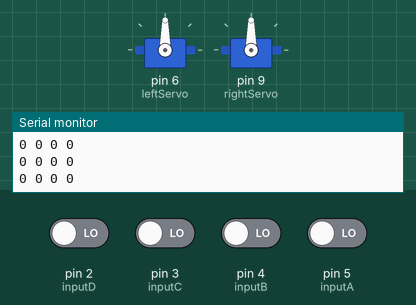
The sketch below on a simulated Arduino Uno, built with avr-gcc and run on an emulated ATmega328P. Shown: 2 × servo, the last lines printed to the serial monitor. The inputs (shaded band) are chosen by the test bench; at power-on: pin 2 (inputD), pin 3 (inputC), pin 4 (inputB), pin 5 (inputA) LOW.

Above: at 1.2 s.
1.3 s: pin 2 (inputD) driven HIGH
At 1.45 s:
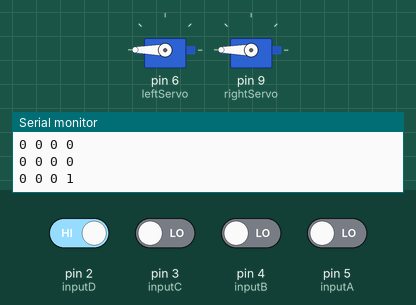
4.3 s: pin 3 (inputC) driven HIGH
At 4.8 s:
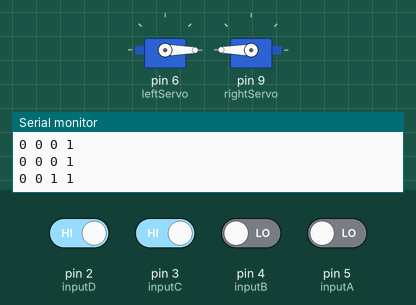
7.3 s: pin 4 (inputB) driven HIGH
At 7.62 s:
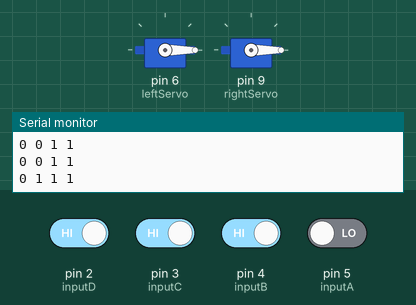
10.3 s: pin 5 (inputA) driven HIGH
At 10.9 s:
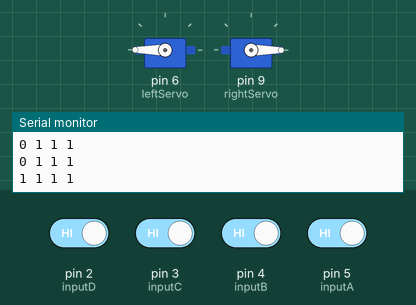
13.3 s: pin 5 (inputA) driven LOW
At 13.79 s:
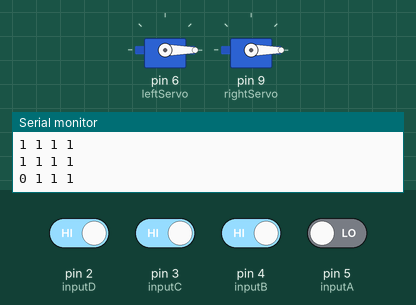
16.3 s: pin 4 (inputB) driven LOW
At 16.8 s:
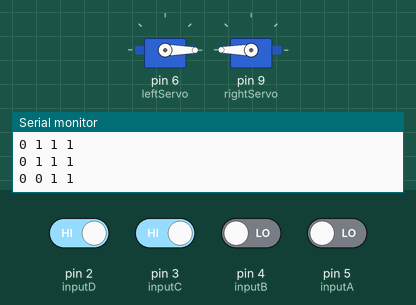
Timing chart, 0 to 20.3 s (numbered marks = the images above; inputs shaded):
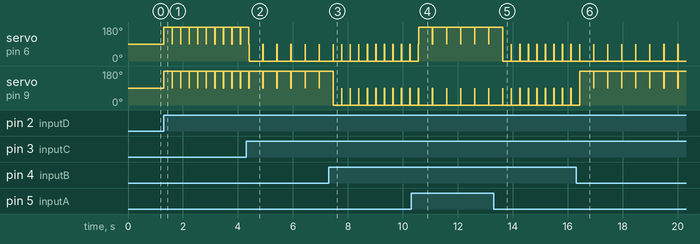

The sketch:

SimpleRobot.ino
```cpp
#include <Servo.h>


int inputD = 2;
int inputC = 3;
int inputB = 4;
int inputA = 5;

int servoDelay = 500;
int turnDelay = 300;

Servo leftServo;
Servo rightServo;


void setup() {
  Serial.begin(9600);

  pinMode(inputA, INPUT);
  pinMode(inputB, INPUT);
  pinMode(inputC, INPUT);
  pinMode(inputD, INPUT);

  leftServo.attach(6);
  rightServo.attach(9);

}

void loop() {
  // read the input pin:
  int Astate = digitalRead(inputA);
  int Bstate = digitalRead(inputB);
  int Cstate = digitalRead(inputC);
  int Dstate = digitalRead(inputD);

  Serial.print(Astate);
  Serial.print(" ");
  Serial.print(Bstate);
  Serial.print(" ");
  Serial.print(Cstate);
  Serial.print(" ");
  Serial.println(Dstate);


  if(Astate == 1) {
  forward();
  }

  else if(Bstate == 1) {
  left();
  }

  else if(Cstate == 1) {
    backward();
  }
  else if(Dstate == 1) {
    right();
  }


  delay(10);        // delay in between reads for stability
}


  void forward() {

  rightServo.write(0);
  leftServo.write(180);

  delay(servoDelay);
  rightServo.write(90);
  leftServo.write(90);

}

  void backward() {

  rightServo.write(180);
  leftServo.write(0);

  delay(servoDelay);
  rightServo.write(90);
  leftServo.write(90);
}
    void left() {
    rightServo.write(0);
    leftServo.write(0);

    delay(turnDelay);
  rightServo.write(90);
  leftServo.write(90);
  }


  void right() {
    rightServo.write(180);
    leftServo.write(180);

    delay(turnDelay);
  rightServo.write(90);
  leftServo.write(90);

  }
```

Measured:
- after the input at 1.3 s, servo on pin 6 (leftServo), servo on pin 9 (rightServo): alternates 180° for 0.30 s and 90° for 0.01 s, starting at once
- after the input at 4.3 s, servo on pin 6 (leftServo): alternates 90° for 0.01 s and 0° for 0.50 s, starting after 0.11 s; servo on pin 9 (rightServo): alternates 180° for 0.50 s and 90° for 0.01 s, starting after 0.61 s
- after the input at 7.3 s, servo on pin 6 (leftServo): alternates 90° for 0.01 s and 0° for 0.30 s, starting after 0.47 s; servo on pin 9 (rightServo): alternates 90° for 0.01 s and 0° for 0.30 s, starting after 0.17 s
- after the input at 10.3 s, servo on pin 6 (leftServo): alternates 180° for 0.50 s and 90° for 0.01 s, starting after 0.28 s; servo on pin 9 (rightServo): alternates 90° for 0.01 s and 0° for 0.50 s, starting after 0.78 s
- after the input at 13.3 s, servo on pin 6 (leftServo): alternates 90° for 0.01 s and 0° for 0.30 s, starting after 0.34 s; servo on pin 9 (rightServo): alternates 90° for 0.01 s and 0° for 0.30 s, starting after 0.64 s
- after the input at 16.3 s, servo on pin 6 (leftServo): alternates 90° for 0.01 s and 0° for 0.50 s, starting after 0.64 s; servo on pin 9 (rightServo): alternates 180° for 0.50 s and 90° for 0.01 s, starting after 0.14 s
